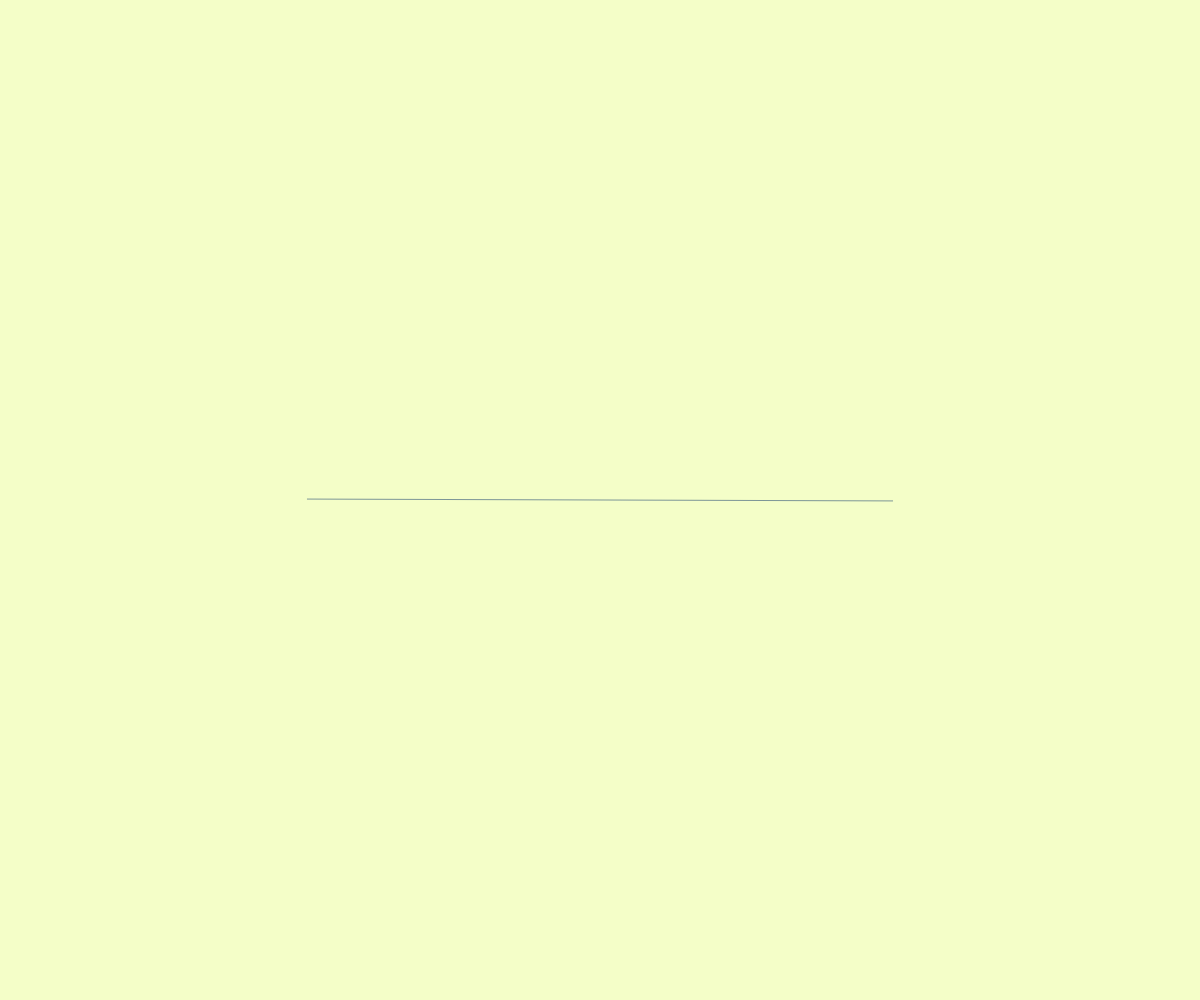
Frame 1 (no input)
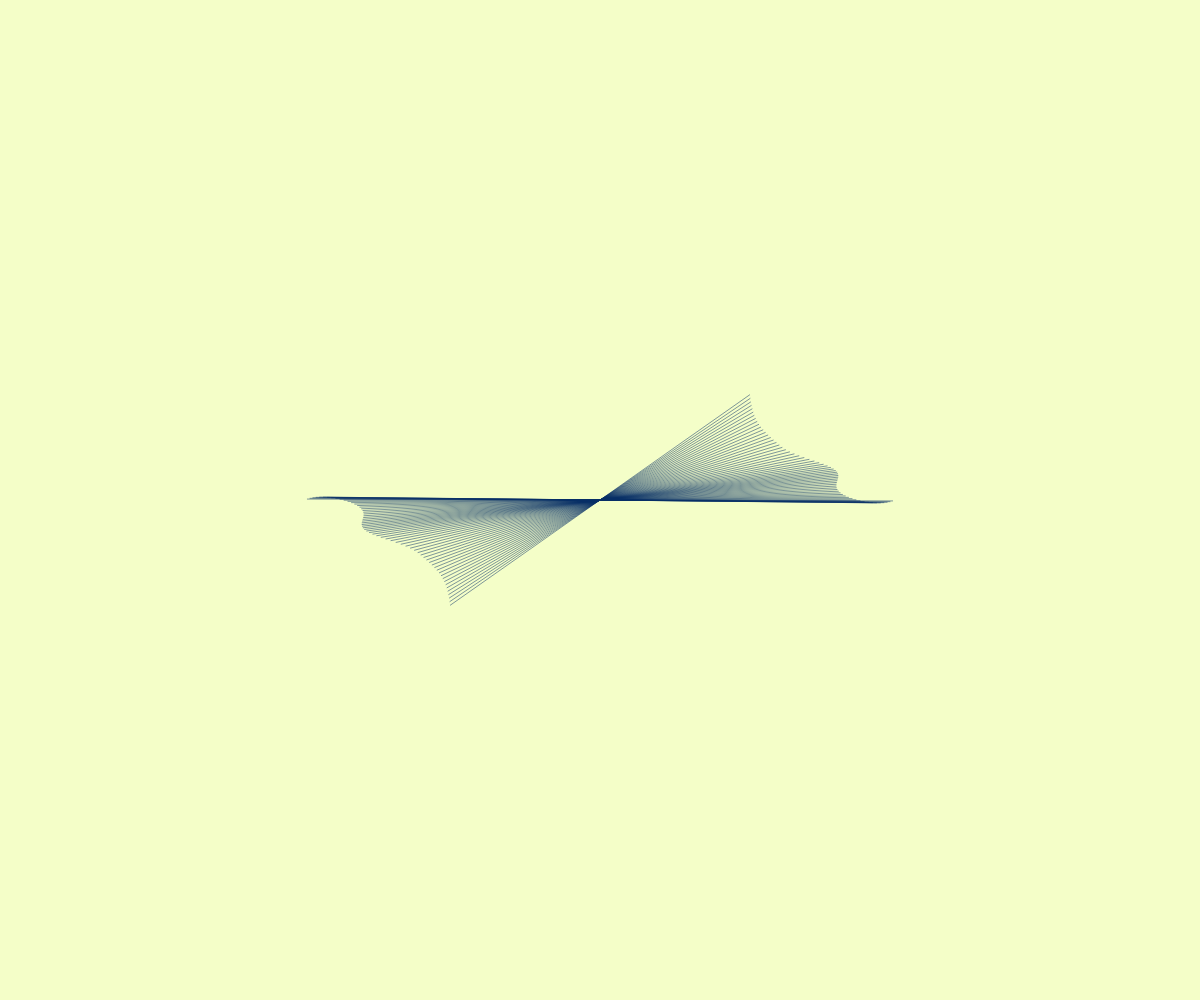
Frame 60 (no input)
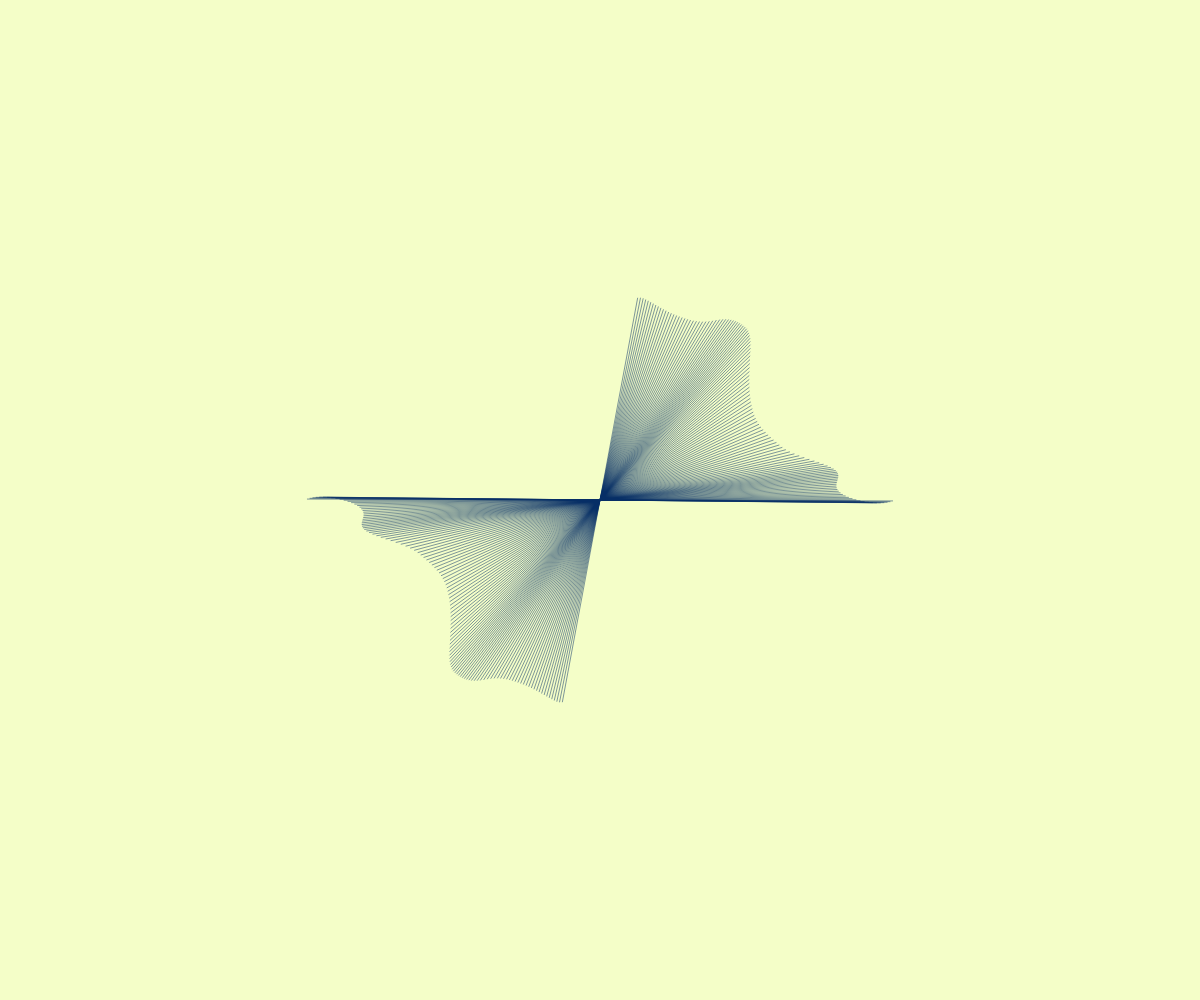
Frame 120 (the mouse pressed at the canvas centre since frame 60)

The p5.js sketch that drew these frames (run headless with seeded random() and noise() and a simulated clock; from frame 60 on, the mouse is pressed at the canvas centre):

// p5.js sketch
// ── sketch.js
let radius;
let centerY;
let angle;
let lastX, lastY;
let radiusNoise = 0.2;

function setup() {
  createCanvas(windowWidth, windowHeight);
  centerX = windowWidth / 2;
  centerY = windowHeight / 2;
  angle = 0

  // put setup code here
  radius = 5;
  background(244,254,200);
  lastX = -999;
  lastY = -999;
  colorMode(RGB, 255, 255, 255, 1);
  strokeWeight(1);
  stroke(7,46,103,0.5)
}


function draw() {
  //background(244,254,200,0.03);
  radiusNoise += 0.01;
  radius = noise(radiusNoise)*550 + 1;
  angle += noise(radiusNoise)*6 - 3;
  let rad = radians(angle);
  let x1 = centerX + radius * cos(rad);
  let y1 = centerY + radius * sin(rad);
  let oppositeRad = rad + PI;
  let x2 = centerX + radius * cos(oppositeRad);
  let y2 = centerY + radius * sin(oppositeRad);
  line(x1,y1,x2,y2);
  
}

function drawSpiral(){
  let x, y;
    let rad = radians(angle);
    x = centerX + radius * cos(rad)*random(0.7,1.2);
    y = centerY + radius * sin(rad)*random(0.7,1.2);
    if (lastX > -999) {
      line(x, y, lastX, lastY);
    }
    lastX = x;
    lastY = y;
    radiusNoise += 0.05;
    radius += noise(radiusNoise) * 5;
    angle += 50;
}
